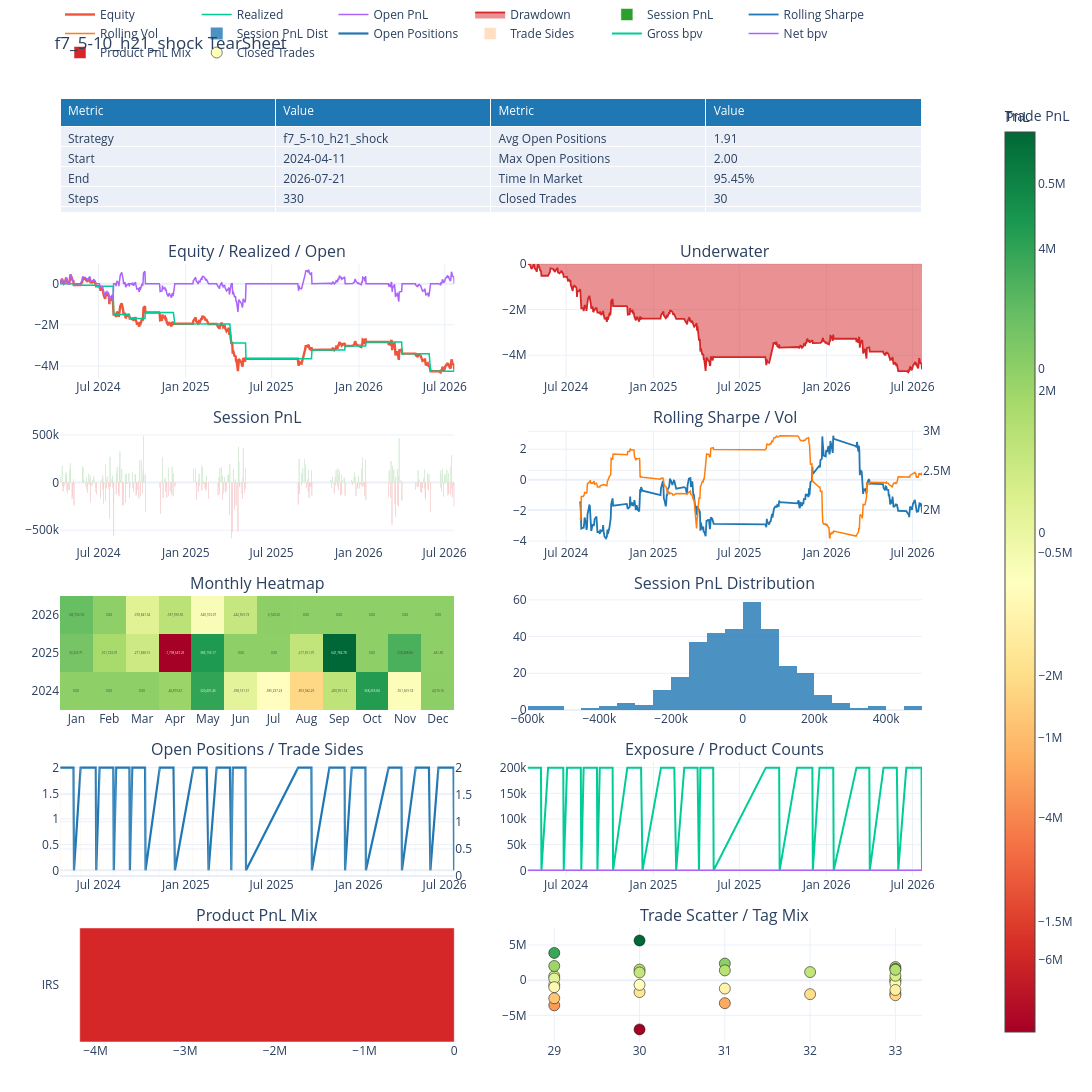

Here is the notebook cell this chart was saved with:
### Markdown cell above
## 6. Tear sheet and closed positions

### Code cell
try:
    from BT.query_tearsheet import QueryBacktestTearSheet
    ts = QueryBacktestTearSheet.from_backtest(bt_shock)
    fig_ts = ts.plot_plotly()
    fig_ts.show()
except Exception as exc:                                   # noqa: BLE001 — reported, not hidden
    print(f"tearsheet unavailable: {type(exc).__name__}: {exc}")

### Figure 1 — Plotly figure (JSON) as saved in the notebook; plotly's stock layout.template omitted (floating-point values rounded to 4 significant figures; data arrays with more than 128 entries replaced by an {"elided": "..."} marker saying what was removed)
{"data": [{"cells": {"align": "left", "values": [["Strategy", "Start", "End", "Steps", "Sessions", "Total PnL", "Realized PnL", "Open PnL", "Gross Realized", "Fees", "Avg Session PnL", "Best Session", "Worst Session", "Positive Sessions", "Negative Sessions", "Session Vol", "Sharpe", "Sortino", "Max Drawdown", "Current Drawdown", "VaR 95", "CVaR 95", "Entry Count", "Exit Count", "Trade Sides", "Active Trading Sessions", "Avg Entries / Session", "Avg Exits / Session", "Avg Sides / Session", "Avg Entries / Active Session", "Avg Exits / Active Session"], ["f7_5-10_h21_shock", "2024-04-11", "2026-07-21", "330", "330", "-4,175,985.13", "-4,175,985.13", "0.00", "-1,475,985.13", "2,700,000.00", "-12,654.50", "492,146.39", "-585,222.40", "45.15%", "50.30%", "2,318,081.66", "-1.38", "-1.90", "-4,752,456.81", "-4,620,506.63", "-237,160.81", "-361,879.18", "30", "30", "60", "30", "0.09", "0.09", "0.18", "1.00", "1.00"], ["Avg Open Positions", "Max Open Positions", "Time In Market", "Closed Trades", "Winning Trades", "Losing Trades", "Flat Trades", "Open Trades", "Trade Hit Rate", "Profit Factor", "Payoff Ratio", "Gross Profit", "Gross Loss", "Expectancy", "Avg Trade PnL", "Median Trade PnL", "Avg Win", "Median Win", "Avg Loss", "Median Loss", "Max Win Trade", "Max Loss Trade", "Avg Hold Days", "Median Hold Days", "P90 Hold Days", "Avg Winner Hold", "Avg Loser Hold", "Avg Hold Steps", "Max Win Streak", "Max Loss Streak", "Current Trade Streak"], ["1.91", "2.00", "95.45%", "30", "15", "15", "0", "0", "50.00%", "0.86", "0.86", "25,465,392.48", "29,641,377.61", "-139,199.50", "-139,199.50", "-4,746.99", "1,697,692.83", "1,476,259.99", "-1,976,091.84", "-1,699,589.12", "5,636,449.87", "-7,008,247.48", "31.00", "31.00", "33.00", "31.00", "31.00", "21.00", "2", "2", "Loss 1"]]}, "domain": {"x": [0.0, 0.94], "y": [0.8792, 1.0]}, "header": {"align": "left", "fill": {"color": "#1f77b4"}, "font": {"color": "white"}, "values": ["Metric", "Value", "Metric", "Value"]}, "type": "table"}, {"line": {"width": 2.4}, "mode": "lines", "name": "Equity", "type": "scatter", "x": {"elided": "330 str values"}, "xaxis": "x", "y": {"elided": "330 float values"}, "yaxis": "y"}, {"line": {"width": 1.5}, "mode": "lines", "name": "Realized", "type": "scatter", "x": {"elided": "330 str values"}, "xaxis": "x", "y": {"elided": "330 float values"}, "yaxis": "y"}, {"line": {"width": 1.5}, "mode": "lines", "name": "Open PnL", "type": "scatter", "x": {"elided": "330 str values"}, "xaxis": "x", "y": {"elided": "330 float values"}, "yaxis": "y"}, {"fill": "tozeroy", "line": {"color": "#d62728", "width": 1.8}, "mode": "lines", "name": "Drawdown", "type": "scatter", "x": {"elided": "330 str values"}, "xaxis": "x2", "y": {"elided": "330 float values"}, "yaxis": "y2"}, {"marker": {"color": {"elided": "330 str values"}}, "name": "Session PnL", "type": "bar", "x": {"elided": "330 str values"}, "xaxis": "x3", "y": {"elided": "330 float values"}, "yaxis": "y3"}, {"line": {"color": "#1f77b4", "width": 1.8}, "mode": "lines", "name": "Rolling Sharpe", "type": "scatter", "x": {"elided": "330 str values"}, "xaxis": "x4", "y": {"elided": "330 float values"}, "yaxis": "y4"}, {"line": {"color": "#ff7f0e", "width": 1.5}, "mode": "lines", "name": "Rolling Vol", "type": "scatter", "x": {"elided": "330 str values"}, "xaxis": "x4", "y": {"elided": "330 float values"}, "yaxis": "y5"}, {"colorbar": {"title": {"text": "PnL"}}, "colorscale": [[0.0, "rgb(165,0,38)"], [0.1, "rgb(215,48,39)"], [0.2, "rgb(244,109,67)"], [0.3, "rgb(253,174,97)"], [0.4, "rgb(254,224,139)"], [0.5, "rgb(255,255,191)"], [0.6, "rgb(217,239,139)"], [0.7, "rgb(166,217,106)"], [0.8, "rgb(102,189,99)"], [0.9, "rgb(26,152,80)"], [1.0, "rgb(0,104,55)"]], "text": [["0.00", "0.00", "0.00", "-46,879.41", "320,401.46", "-398,131.51", "-585,297.23", "-859,942.29", "-200,551.14", "368,265.84", "-551,669.74", "4,016.16"], ["92,229.71", "-101,723.70", "-271,838.15", "-1,798,647.29", "386,193.17", "0.00", "0.00", "-217,551.75", "641,782.78", "0.00", "239,408.84", "-641.50"], ["146,756.74", "0.00", "-378,847.34", "-187,399.50", "-540,103.07", "-242,559.73", "6,743.50", "0.00", "0.00", "0.00", "0.00", "0.00"]], "texttemplate": "%{text}", "type": "heatmap", "x": ["Jan", "Feb", "Mar", "Apr", "May", "Jun", "Jul", "Aug", "Sep", "Oct", "Nov", "Dec"], "xaxis": "x5", "y": ["2024", "2025", "2026"], "yaxis": "y6", "z": [[0.0, 0.0, 0.0, -46880.0, 320400.0, -398100.0, -585300.0, -859900.0, -200600.0, 368300.0, -551700.0, 4016.0], [92230.0, -101700.0, -271800.0, -1799000.0, 386200.0, 0.0, 0.0, -217600.0, 641800.0, 0.0, 239400.0, -641.5], [146800.0, 0.0, -378800.0, -187400.0, -540100.0, -242600.0, 6743.0, 0.0, 0.0, 0.0, 0.0, 0.0]]}, {"marker": {"color": "#1f77b4"}, "name": "Session PnL Dist", "nbinsx": 30, "opacity": 0.8, "type": "histogram", "x": {"elided": "330 float values"}, "xaxis": "x6", "yaxis": "y7"}, {"line": {"color": "#1f77b4", "width": 2.2}, "mode": "lines", "name": "Open Positions", "type": "scatter", "x": {"elided": "330 str values"}, "xaxis": "x7", "y": {"elided": "330 float values"}, "yaxis": "y8"}, {"marker": {"color": "#ff7f0e"}, "name": "Trade Sides", "opacity": 0.25, "type": "bar", "x": {"elided": "330 str values"}, "xaxis": "x7", "y": {"elided": "330 float values"}, "yaxis": "y9"}, {"line": {"width": 2.0}, "mode": "lines", "name": "Gross bpv", "type": "scatter", "x": {"elided": "330 str values"}, "xaxis": "x8", "y": {"elided": "330 float values"}, "yaxis": "y10"}, {"line": {"width": 1.5}, "mode": "lines", "name": "Net bpv", "type": "scatter", "x": {"elided": "330 str values"}, "xaxis": "x8", "y": {"elided": "330 float values"}, "yaxis": "y10"}, {"marker": {"color": ["#d62728"]}, "name": "Product PnL Mix", "orientation": "h", "type": "bar", "x": [-4176000.0], "xaxis": "x9", "y": ["IRS"], "yaxis": "y11"}, {"marker": {"color": [-645600.0, 574600.0, -1912000.0, 1859000.0, 5636000.0, -7008000.0, 1503000.0, -1700000.0, -3580000.0, 3870000.0, -2143000.0, 1595000.0, -105100.0, 95590.0, 2358000.0, -3278000.0, 235100.0, -999400.0, 1093000.0, -668300.0, -432100.0, 623900.0, -1196000.0, 1390000.0, 2011000.0, -2578000.0, 1143000.0, -1996000.0, 1476000.0, -1399000.0], "colorbar": {"title": {"text": "Trade PnL"}}, "colorscale": [[0.0, "rgb(165,0,38)"], [0.1, "rgb(215,48,39)"], [0.2, "rgb(244,109,67)"], [0.3, "rgb(253,174,97)"], [0.4, "rgb(254,224,139)"], [0.5, "rgb(255,255,191)"], [0.6, "rgb(217,239,139)"], [0.7, "rgb(166,217,106)"], [0.8, "rgb(102,189,99)"], [0.9, "rgb(26,152,80)"], [1.0, "rgb(0,104,55)"]], "line": {"color": "black", "width": 0.5}, "showscale": true, "size": 11}, "mode": "markers", "name": "Closed Trades", "text": ["IRS USD-SOFR-1D 10Y IRSwapStructure.OUTRIGHT", "IRS USD-SOFR-1D 5Y IRSwapStructure.OUTRIGHT", "IRS USD-SOFR-1D 10Y IRSwapStructure.OUTRIGHT", "IRS USD-SOFR-1D 5Y IRSwapStructure.OUTRIGHT", "IRS USD-SOFR-1D 10Y IRSwapStructure.OUTRIGHT", "IRS USD-SOFR-1D 5Y IRSwapStructure.OUTRIGHT", "IRS USD-SOFR-1D 10Y IRSwapStructure.OUTRIGHT", "IRS USD-SOFR-1D 5Y IRSwapStructure.OUTRIGHT", "IRS USD-SOFR-1D 10Y IRSwapStructure.OUTRIGHT", "IRS USD-SOFR-1D 5Y IRSwapStructure.OUTRIGHT", "IRS USD-SOFR-1D 10Y IRSwapStructure.OUTRIGHT", "IRS USD-SOFR-1D 5Y IRSwapStructure.OUTRIGHT", "IRS USD-SOFR-1D 10Y IRSwapStructure.OUTRIGHT", "IRS USD-SOFR-1D 5Y IRSwapStructure.OUTRIGHT", "IRS USD-SOFR-1D 10Y IRSwapStructure.OUTRIGHT", "IRS USD-SOFR-1D 5Y IRSwapStructure.OUTRIGHT", "IRS USD-SOFR-1D 10Y IRSwapStructure.OUTRIGHT", "IRS USD-SOFR-1D 5Y IRSwapStructure.OUTRIGHT", "IRS USD-SOFR-1D 10Y IRSwapStructure.OUTRIGHT", "IRS USD-SOFR-1D 5Y IRSwapStructure.OUTRIGHT", "IRS USD-SOFR-1D 10Y IRSwapStructure.OUTRIGHT", "IRS USD-SOFR-1D 5Y IRSwapStructure.OUTRIGHT", "IRS USD-SOFR-1D 10Y IRSwapStructure.OUTRIGHT", "IRS USD-SOFR-1D 5Y IRSwapStructure.OUTRIGHT", "IRS USD-SOFR-1D 10Y IRSwapStructure.OUTRIGHT", "IRS USD-SOFR-1D 5Y IRSwapStructure.OUTRIGHT", "IRS USD-SOFR-1D 10Y IRSwapStructure.OUTRIGHT", "IRS USD-SOFR-1D 5Y IRSwapStructure.OUTRIGHT", "IRS USD-SOFR-1D 10Y IRSwapStructure.OUTRIGHT", "IRS USD-SOFR-1D 5Y IRSwapStructure.OUTRIGHT"], "type": "scatter", "x": [29.0, 29.0, 33.0, 33.0, 30.0, 30.0, 30.0, 30.0, 29.0, 29.0, 33.0, 33.0, 33.0, 33.0, 31.0, 31.0, 29.0, 29.0, 30.0, 30.0, 33.0, 33.0, 31.0, 31.0, 29.0, 29.0, 32.0, 32.0, 33.0, 33.0], "xaxis": "x10", "y": [-645600.0, 574600.0, -1912000.0, 1859000.0, 5636000.0, -7008000.0, 1503000.0, -1700000.0, -3580000.0, 3870000.0, -2143000.0, 1595000.0, -105100.0, 95590.0, 2358000.0, -3278000.0, 235100.0, -999400.0, 1093000.0, -668300.0, -432100.0, 623900.0, -1196000.0, 1390000.0, 2011000.0, -2578000.0, 1143000.0, -1996000.0, 1476000.0, -1399000.0], "yaxis": "y12"}], "layout": {"annotations": [{"font": {"size": 16}, "showarrow": false, "text": "Equity / Realized / Open", "x": 0.215, "xanchor": "center", "xref": "paper", "y": 0.8242, "yanchor": "bottom", "yref": "paper"}, {"font": {"size": 16}, "showarrow": false, "text": "Underwater", "x": 0.725, "xanchor": "center", "xref": "paper", "y": 0.8242, "yanchor": "bottom", "yref": "paper"}, {"font": {"size": 16}, "showarrow": false, "text": "Session PnL", "x": 0.215, "xanchor": "center", "xref": "paper", "y": 0.6483, "yanchor": "bottom", "yref": "paper"}, {"font": {"size": 16}, "showarrow": false, "text": "Rolling Sharpe / Vol", "x": 0.725, "xanchor": "center", "xref": "paper", "y": 0.6483, "yanchor": "bottom", "yref": "paper"}, {"font": {"size": 16}, "showarrow": false, "text": "Monthly Heatmap", "x": 0.215, "xanchor": "center", "xref": "paper", "y": 0.4725, "yanchor": "bottom", "yref": "paper"}, {"font": {"size": 16}, "showarrow": false, "text": "Session PnL Distribution", "x": 0.725, "xanchor": "center", "xref": "paper", "y": 0.4725, "yanchor": "bottom", "yref": "paper"}, {"font": {"size": 16}, "showarrow": false, "text": "Open Positions / Trade Sides", "x": 0.215, "xanchor": "center", "xref": "paper", "y": 0.2967, "yanchor": "bottom", "yref": "paper"}, {"font": {"size": 16}, "showarrow": false, "text": "Exposure / Product Counts", "x": 0.725, "xanchor": "center", "xref": "paper", "y": 0.2967, "yanchor": "bottom", "yref": "paper"}, {"font": {"size": 16}, "showarrow": false, "text": "Product PnL Mix", "x": 0.215, "xanchor": "center", "xref": "paper", "y": 0.1208, "yanchor": "bottom", "yref": "paper"}, {"font": {"size": 16}, "showarrow": false, "text": "Trade Scatter / Tag Mix", "x": 0.725, "xanchor": "center", "xref": "paper", "y": 0.1208, "yanchor": "bottom", "yref": "paper"}], "height": 2400, "legend": {"orientation": "h", "x": 0.0, "xanchor": "left", "y": 1.02, "yanchor": "bottom"}, "margin": {"b": 50, "l": 60, "r": 40, "t": 80}, "title": {"text": "f7_5-10_h21_shock TearSheet"}, "width": 1600, "xaxis": {"anchor": "y", "domain": [0.0, 0.43]}, "xaxis10": {"anchor": "y12", "domain": [0.51, 0.94]}, "xaxis2": {"anchor": "y2", "domain": [0.51, 0.94]}, "xaxis3": {"anchor": "y3", "domain": [0.0, 0.43]}, "xaxis4": {"anchor": "y4", "domain": [0.51, 0.94]}, "xaxis5": {"anchor": "y6", "domain": [0.0, 0.43]}, "xaxis6": {"anchor": "y7", "domain": [0.51, 0.94]}, "xaxis7": {"anchor": "y8", "domain": [0.0, 0.43]}, "xaxis8": {"anchor": "y10", "domain": [0.51, 0.94]}, "xaxis9": {"anchor": "y11", "domain": [0.0, 0.43]}, "yaxis": {"anchor": "x", "domain": [0.7033, 0.8242]}, "yaxis10": {"anchor": "x8", "domain": [0.1758, 0.2967]}, "yaxis11": {"anchor": "x9", "domain": [0.0, 0.1208]}, "yaxis12": {"anchor": "x10", "domain": [0.0, 0.1208]}, "yaxis2": {"anchor": "x2", "domain": [0.7033, 0.8242]}, "yaxis3": {"anchor": "x3", "domain": [0.5275, 0.6483]}, "yaxis4": {"anchor": "x4", "domain": [0.5275, 0.6483]}, "yaxis5": {"anchor": "x4", "overlaying": "y4", "side": "right"}, "yaxis6": {"anchor": "x5", "domain": [0.3517, 0.4725]}, "yaxis7": {"anchor": "x6", "domain": [0.3517, 0.4725]}, "yaxis8": {"anchor": "x7", "domain": [0.1758, 0.2967]}, "yaxis9": {"anchor": "x7", "overlaying": "y8", "side": "right"}}}
